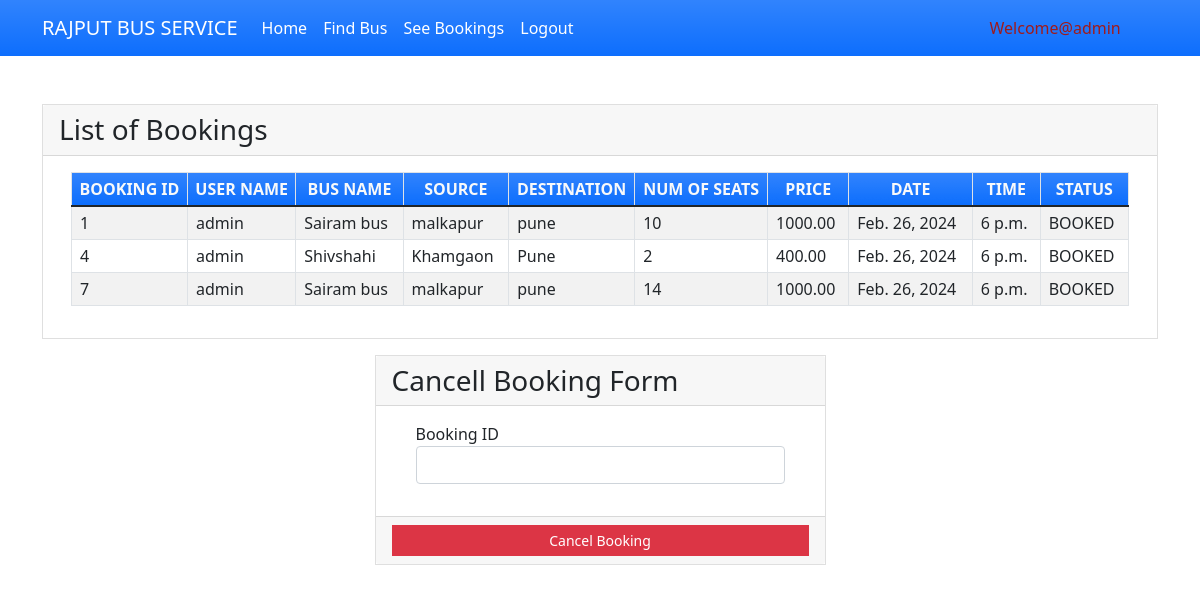
/seebookings (signed in), run on the app's committed database.
### myapp/models.py (models this page shows, shortened)
class Book(models.Model):
    BOOKED = 'B'
    CANCELLED = 'C'
    TICKET_STATUSES = ((BOOKED, 'Booked'),
                       (CANCELLED, 'Cancelled'),)
    email = models.EmailField()
    name = models.CharField(max_length=30)
    userid =models.DecimalField(decimal_places=0, max_digits=2)
    busid=models.DecimalField(decimal_places=0, max_digits=2)
    bus_name = models.CharField(max_length=30)
    source = models.CharField(max_length=30)
    dest = models.CharField(max_length=30)
    nos = models.DecimalField(decimal_places=0, max_digits=2)
    price = models.DecimalField(decimal_places=2, max_digits=6)
    date = models.DateField()
    time = models.TimeField()
    status = models.CharField(choices=TICKET_STATUSES, default=BOOKED, max_length=2)
    class Meta:
        verbose_name_plural = "All Bus Booking"

### myapp/views.py (the view)
# urls.py: path('seebookings', views.seebookings, name="seebookings"),
@login_required(login_url='signin')
def seebookings(request,new={}):
    context = {}
    id_r = request.user.id
    book_list = Book.objects.filter(userid=id_r)
    if book_list:
        return render(request, 'myapp/booklist.html', locals())
    else:
        context["error"] = "Sorry no buses booked"
        return render(request, 'myapp/findbus.html', context)

### myapp/templates/myapp/booklist.html (shortened to what this page needs)
{% extends 'myapp/base.html' %} {% block content %}
<div class="container my-5">
    <div class="card rounded-0">
        <div class="card-header">
            <div class="card-title h3 mb-0">List of Bookings</div>
        </div>
        <div class="card-body">
            <div class="container-fluid">
                <table class="table table-bordered table-striped">
                    <thead>
                        <tr class="bg-gradient bg-primary text-light">
                            <th class="p-1 text-center">BOOKING ID</th>
                            <th class="p-1 text-center">USER NAME</th>
                            <th class="p-1 text-center">BUS NAME</th>
                            <th class="p-1 text-center">SOURCE</th>
                            <th class="p-1 text-center">DESTINATION</th>
                            <th class="p-1 text-center">NUM OF SEATS</th>
                            <th class="p-1 text-center">PRICE</th>
                            <th class="p-1 text-center">DATE</th>
                            <th class="p-1 text-center">TIME</th>
                            <th class="p-1 text-center">STATUS</th>
                        </tr>
                    </thead>
                    {% for row in book_list %}
                    <tr>
                        <td class="px-2 py-1 align-middle">{{row.id}}</td>
                        <td class="px-2 py-1 align-middle">{{row.name}}</td>
                        <td class="px-2 py-1 align-middle">{{row.bus_name}}</td>
                        <td class="px-2 py-1 align-middle">{{row.source}}</td>
                        <td class="px-2 py-1 align-middle">{{row.dest}}</td>
                        <td class="px-2 py-1 align-middle">{{row.nos}}</td>
                        <td class="px-2 py-1 align-middle">{{row.price}}</td>
                        <td class="px-2 py-1 align-middle">{{row.date}}</td>
                        <td class="px-2 py-1 align-middle">{{row.time}}</td>
                        <td class="px-2 py-1 align-middle">{{row.status}}</td>
                    </tr>
                    {% endfor %}
                </table>
            </div>
        </div>
    </div>
    <div class="row mt-3 justify-content-center">
        <div class="col-lg-5 col-md-7 col-sm-10 col-xs-12">
            <div class="card rounded-0">
                <div class="card-header">
                    <div class="card-title h3 mb-0">Cancell Booking Form</div>
                </div>
                <div class="card-body">
                    <div class="container-fluid">
                        <form action="{% url 'cancellings' %}" method="post" id="cancel-form">
                            <div class="mb-3">
                                <label for="bus_id" class="control-label">Booking ID</label>
                                <input name='bus_id' class="form-control" type="number" id="bus_id">
                            </div>
                        </form>
                    </div>
                </div>
                <div class="card-footer text-center">
                    <button class="btn btn-sm rounded-0 btn-danger w-100" form="cancel-form">Cancel Booking</button>
                </div>
            </div>
        </div>
    </div>
</div>
{% endblock %}

### myapp/templates/myapp/base.html (shortened to what this page needs)
<!doctype html>
<html lang="en">
<head>
    <link rel="stylesheet" href="https://cdn.jsdelivr.net/npm/bootstrap@5.1.3/dist/css/bootstrap.min.css">
</head>
<body>
<nav class="navbar navbar-expand-lg navbar-light bg-gradient bg-primary">
    <div class="container">
        <a class="navbar-brand" href="#" style="color: white;">RAJPUT BUS SERVICE</a>
        <div class="collapse navbar-collapse" id="navbarNavAltMarkup">
            <div class="navbar-nav" >
                <a class="nav-item nav-link active" href="{% url 'home' %}" style="color: white;">Home</a>
                <a class="nav-item nav-link" href="{% url 'findbus' %}" style="color: white;">Find Bus</a>
                <a class="nav-item nav-link" href="{% url 'seebookings' %}" style="color: white;">See Bookings</a>
                {% if request.user.is_active %}
                <a class="nav-item nav-link " href="{% url 'signout' %}" style="color: white;">Logout</a>
                <a class="nav-item nav-link " style="color: rgb(160, 27, 27); margin-left: 400px;">Welcome@{{request.user.username}}</a>
                {% else %}
                <a class="nav-item nav-link " href="{% url 'signup' %}" style="color: white;">Registration</a>
                {% endif %}
            </div>
        </div>
    </div>
</nav>
{% block content %}
{% endblock %}
</body>
</html>

### data on the page
Book: id "1", name "admin", bus_name "Sairam bus", source "malkapur", dest "pune", nos "10", price "1000.00", date "Feb. 26, 2024", time "6 p.m.", status "BOOKED"
Book: id "4", name "admin", bus_name "Shivshahi", source "Khamgaon", dest "Pune", nos "2", price "400.00", date "Feb. 26, 2024", time "6 p.m.", status "BOOKED"
Book: id "7", name "admin", bus_name "Sairam bus", source "malkapur", dest "pune", nos "14", price "1000.00", date "Feb. 26, 2024", time "6 p.m.", status "BOOKED"

### other printed values
{{ request.user.username }} "admin"
